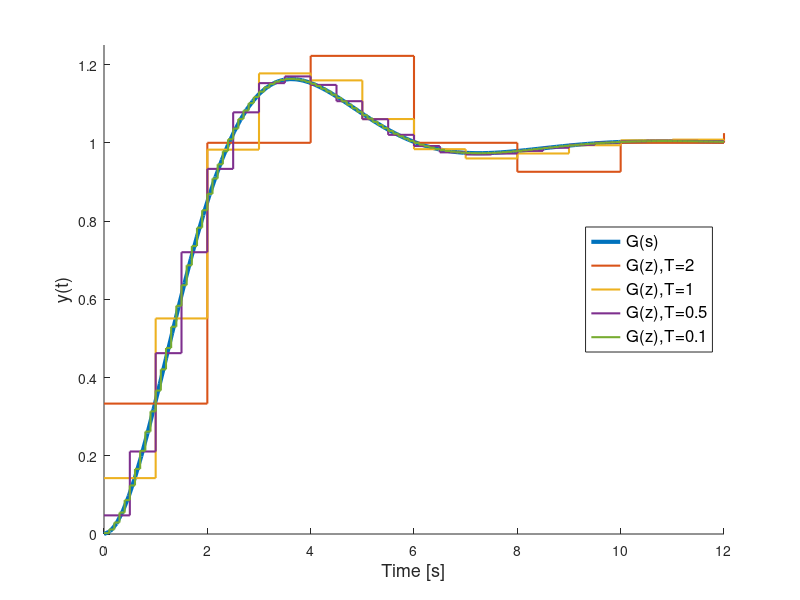

Write the MATLAB code that produced this figure.
%% Example 1: Tustin Discretization - Multiple Sample Times
zeta = 0.5; wn = 1;
Gs = tf(wn^2,[1 2*zeta*wn wn^2]);   % Continuous-time system G(s)
Tf = 12;                            % Final time for simulation
[ys,ts] = step(Gs,Tf);  % Computes step response for G(s)
Tvec = [2 1 0.5 0.1];   % Vector with different sample times T
figure(1), cla, hold on
plot(ts,ys,'LineWidth',3);          
for k = 1:length(Tvec)
    T = Tvec(k);
    z = tf('z',T);      % Defines the discrete time variable z
    s = (2/T)*((z-1)/(z+1));    % Defines the Tustin approximation
    Gz = wn^2 / (s^2 + 2*zeta*wn*s + wn^2); % Substitutes s in G(s)
    [yz,tz] = step(Gz,Tf);  % Computes step response for G(z)    
    stairs(tz,yz,'LineWidth',1.5);      % Plots the step responses
end
xlabel('Time [s]','FontSize',13)    % and sets labels and legends
ylabel('y(t)','FontSize',13)
legend('G(s)','G(z),T=2','G(z),T=1','G(z),T=0.5','G(z),T=0.1',...
       'Location','east','FontSize',12)
xlim([0 12]), ylim([0 1.25])
exportgraphics(gcf,'../images/tustinStepRespDiffT.eps')